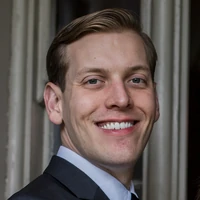
#> input picture aw-200.webp, 200 x 200 px, given in place of aw.png, which was not available
$ python make-images.py
#> lines starting #> are read from the running program, lines starting #| are printed output that depends on the picture; after the words box and inside, x2 and y2 are one past the last pixel; in counts of white or black regions, pixels touching at a corner belong together; pictures that were not available may be replaced by others from this repository, and a replacement may not be noted
"""Generate the site's derived images from aw.png.

Writes, at the repo root:
  aw-200.webp, aw-200.jpg  200x200 avatar (shown at 100x100, 2x for retina), each under 20 KB
  og-image.jpg             1200x630 social preview card on the Solarized dark background

Setup (once), from the repo root:
  python3 -m venv tools/.venv && tools/.venv/bin/pip install pillow

Run:
  tools/.venv/bin/python tools/make-images.py
"""

from pathlib import Path

from PIL import Image, ImageDraw, ImageFont

ROOT = Path(__file__).resolve().parent.parent
SOURCE = ROOT / "aw.png"

# Solarized, matching tokens.css.
BASE03 = (0x00, 0x2B, 0x36)
BASE02 = (0x07, 0x36, 0x42)
BASE1 = (0x93, 0xA1, 0xA1)
BASE2 = (0xEE, 0xE8, 0xD5)
CYAN = (0x2A, 0xA1, 0x98)

AVATAR_SIZE = 200
AVATAR_MAX_BYTES = 20_000
OG_SIZE = (1200, 630)
OG_PHOTO = 300

NAME = "Adam Wanninger"
TITLE = "Technology & Product Leader"
FONTS = ["/System/Library/Fonts/Helvetica.ttc", "/Library/Fonts/Arial Unicode.ttf"]


def square_crop(im: Image.Image) -> Image.Image:
    """Centre-crop to a square, the same crop CSS object-fit: cover makes."""
    side = min(im.size)
#> side = 200
    left = (im.width - side) // 2
#> left = 0
    top = (im.height - side) // 2
#> top = 0
    return im.crop((left, top, left + side, top + side))
#> returned value is the input picture: PIL image 200x200 RGB; mean R, G, B 97.7, 87.2, 83.4


def flatten(im: Image.Image, background: tuple[int, int, int]) -> Image.Image:
    """Composite any transparency onto a solid colour and return RGB."""
#> called with background = (7, 54, 66)
    rgba = im.convert("RGBA")
    canvas = Image.new("RGBA", rgba.size, background + (255,))
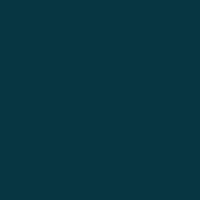
#> canvas: PIL image 200x200 RGBA; mean R, G, B, A 7, 54, 66, 255
    return Image.alpha_composite(canvas, rgba).convert("RGB")


def save_under(im: Image.Image, path: Path, fmt: str, max_bytes: int) -> None:
    """Save at the highest quality that fits under max_bytes."""
#> called with fmt = 'WEBP', max_bytes = 20000
    for quality in range(90, 30, -5):
        im.save(path, fmt, quality=quality, optimize=True, **({"method": 6} if fmt == "WEBP" else {}))
        if path.stat().st_size <= max_bytes:
            print(f"{path.name}: {path.stat().st_size} bytes at q={quality}")
            return
    raise SystemExit(f"{path.name} still over {max_bytes} bytes at the lowest quality tried")


def font(size: int) -> ImageFont.FreeTypeFont:
    for candidate in FONTS:
        if Path(candidate).exists():
            return ImageFont.truetype(candidate, size)
    raise SystemExit(f"None of these fonts exist: {FONTS}")


def make_avatar(square: Image.Image) -> None:
    # The avatar sits on the card (base02); flatten onto that so any
    # transparent edge reads the same as the PNG did.
    avatar = flatten(square, BASE02).resize((AVATAR_SIZE, AVATAR_SIZE), Image.LANCZOS)
    save_under(avatar, ROOT / "aw-200.webp", "WEBP", AVATAR_MAX_BYTES)
    save_under(avatar, ROOT / "aw-200.jpg", "JPEG", AVATAR_MAX_BYTES)


def make_og_image(square: Image.Image) -> None:
    card = Image.new("RGB", OG_SIZE, BASE03)
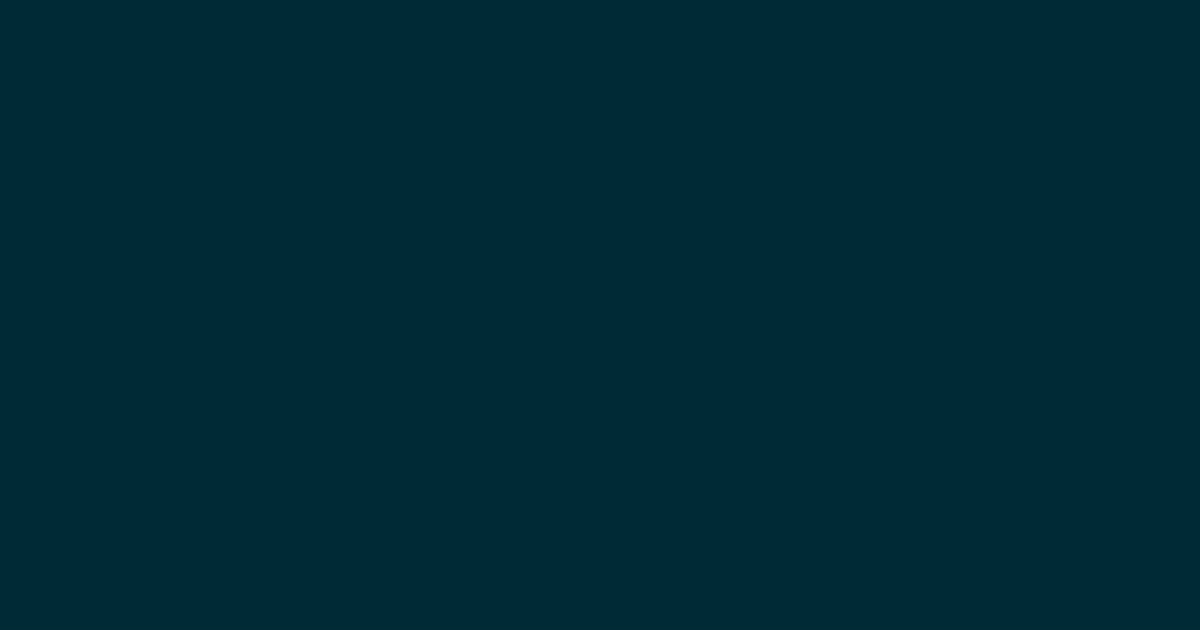
#> card: PIL image 1200x630 RGB; mean R, G, B 0, 43, 54
    draw = ImageDraw.Draw(card)

    # Supersample the circular mask so its edge is smooth.
    scale = 4
    mask = Image.new("L", (OG_PHOTO * scale, OG_PHOTO * scale), 0)
#> mask: PIL image 1200x1200 L; every value is 0
    ImageDraw.Draw(mask).ellipse((0, 0, OG_PHOTO * scale - 1, OG_PHOTO * scale - 1), fill=255)
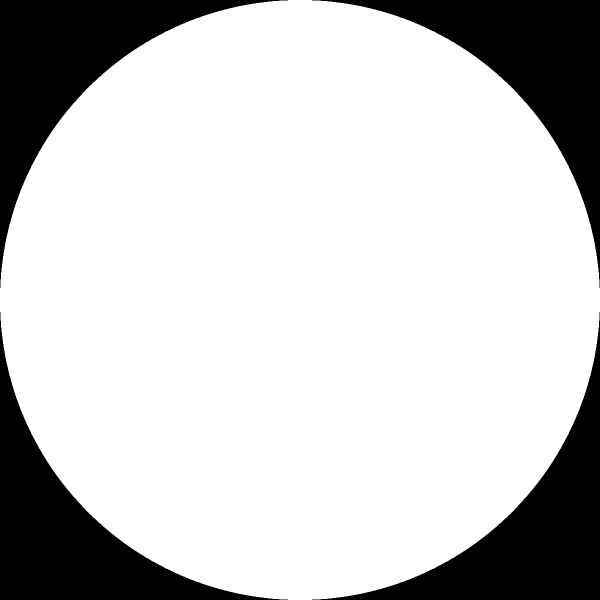
#> mask: PIL image 1200x1200 L (shown at 1/2 size); 78.5% white; 4 black regions, box (x1, y1, x2, y2) and area: (0, 0, 576, 576) 77296, (624, 0, 1200, 576) 77296, (0, 624, 576, 1200) 77296, (624, 624, 1200, 1200) 77296
    mask = mask.resize((OG_PHOTO, OG_PHOTO), Image.LANCZOS)
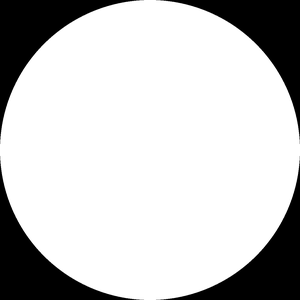
#> mask: PIL image 300x300 L; min 0, max 255, mean 200.3
    photo = flatten(square, BASE03).resize((OG_PHOTO, OG_PHOTO), Image.LANCZOS)

    x = 110
    y = (OG_SIZE[1] - OG_PHOTO) // 2
    ring = 6
    draw.ellipse((x - ring, y - ring, x + OG_PHOTO + ring, y + OG_PHOTO + ring), fill=BASE02)
    card.paste(photo, (x, y), mask)
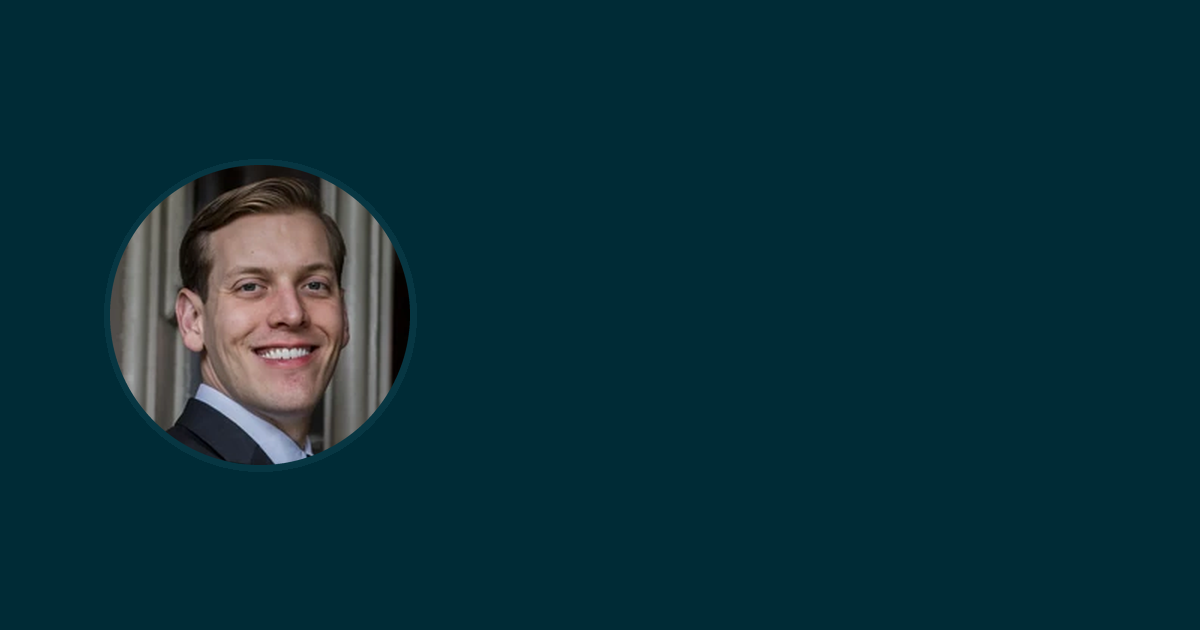
#> card: PIL image 1200x630 RGB; mean R, G, B 9.9, 47.7, 57.3

    text_x = x + OG_PHOTO + 70
    name_font = font(76)
    title_font = font(40)
    name_box = draw.textbbox((0, 0), NAME, font=name_font)
    title_box = draw.textbbox((0, 0), TITLE, font=title_font)
    gap = 28
    block = (name_box[3] - name_box[1]) + gap + (title_box[3] - title_box[1])
    top = (OG_SIZE[1] - block) // 2
    draw.text((text_x, top - name_box[1]), NAME, font=name_font, fill=BASE2)
    title_top = top + (name_box[3] - name_box[1]) + gap
    draw.text((text_x, title_top - title_box[1]), TITLE, font=title_font, fill=BASE1)
    draw.rectangle((text_x, title_top + (title_box[3] - title_box[1]) + 30,
                    text_x + 90, title_top + (title_box[3] - title_box[1]) + 36), fill=CYAN)

    path = ROOT / "og-image.jpg"
    card.save(path, "JPEG", quality=88, optimize=True, progressive=True)
    print(f"{path.name}: {path.stat().st_size} bytes")


def main() -> None:
    square = square_crop(Image.open(SOURCE))
    make_avatar(square)
    make_og_image(square)


if __name__ == "__main__":
#> (the run stopped early here; a loop or call above may not have finished)
